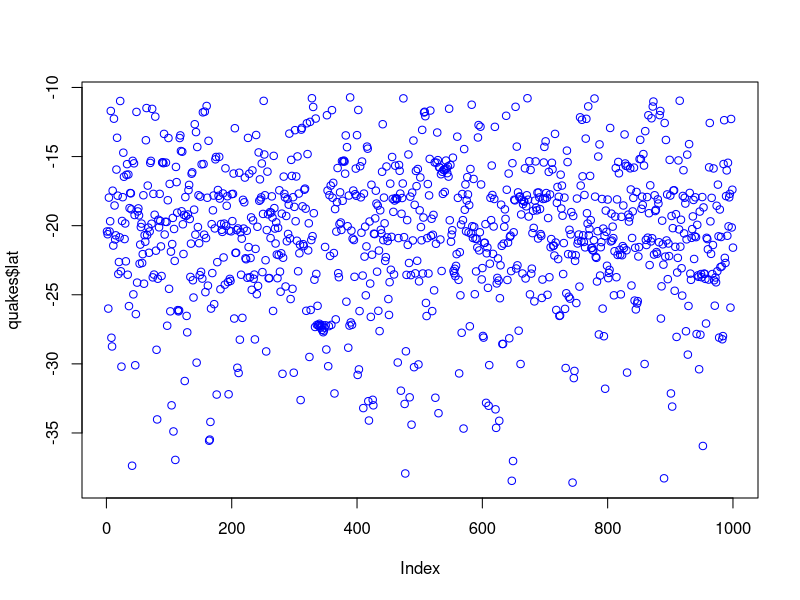
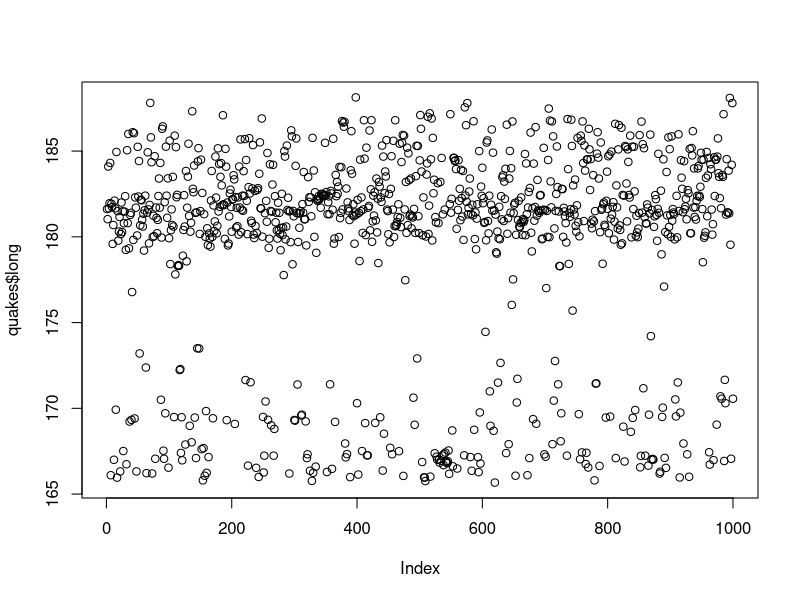
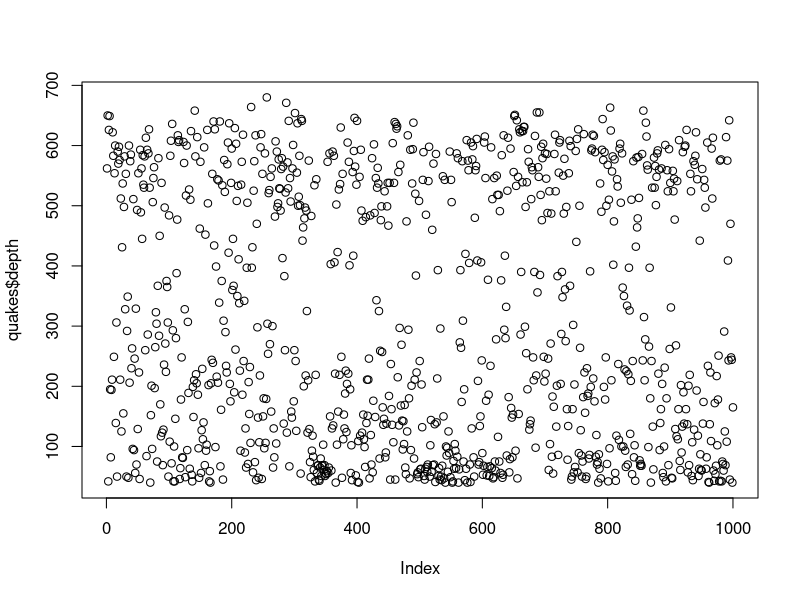
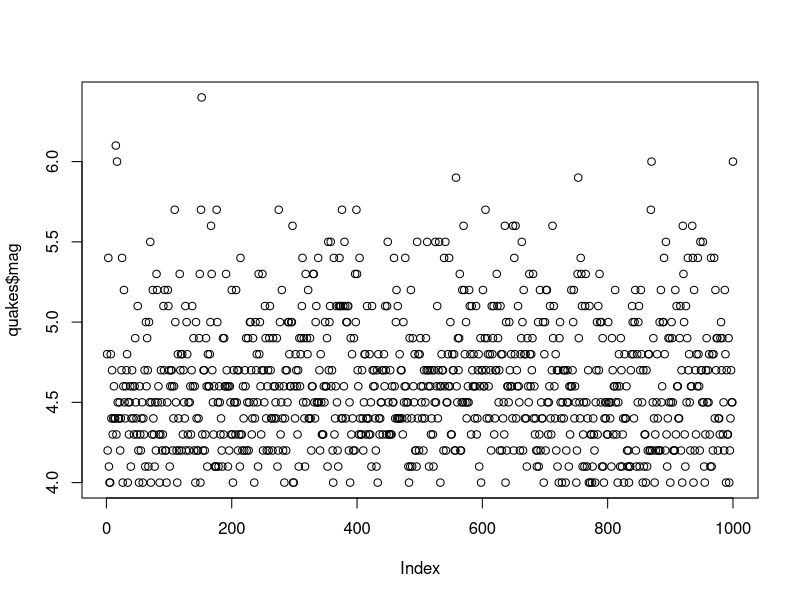
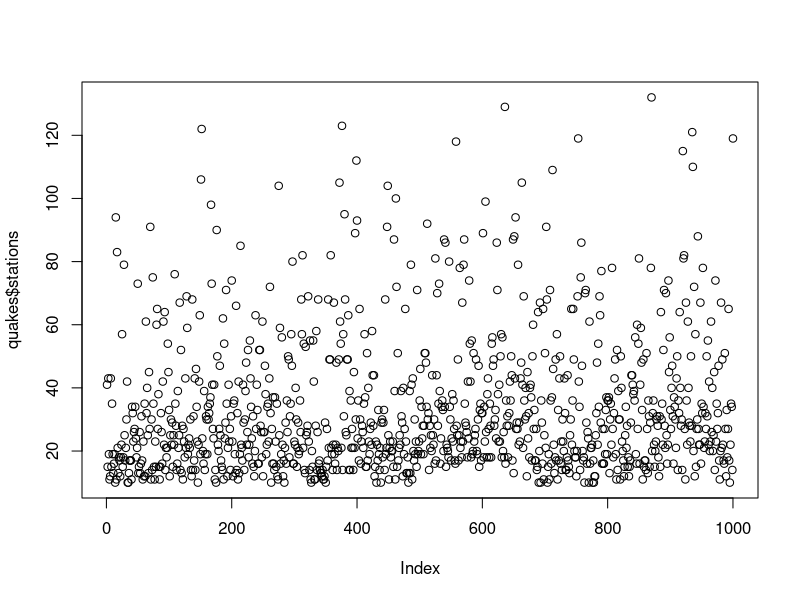
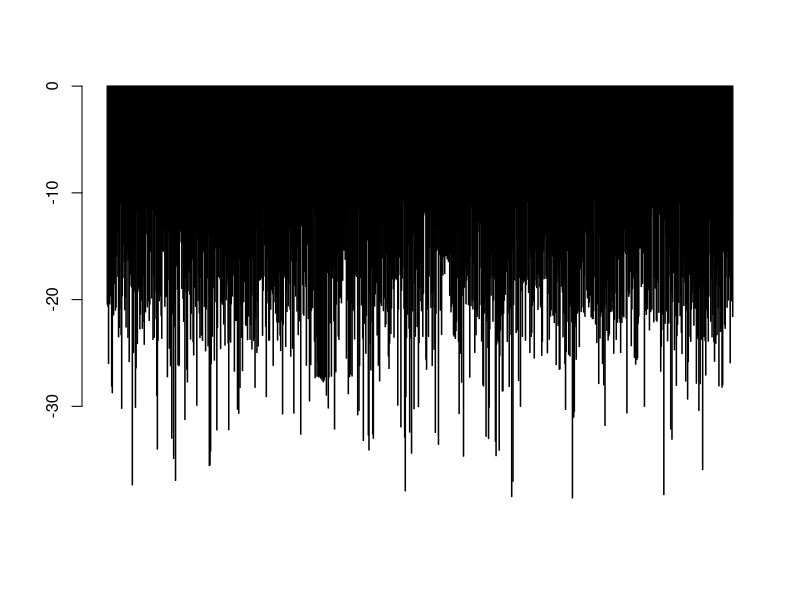
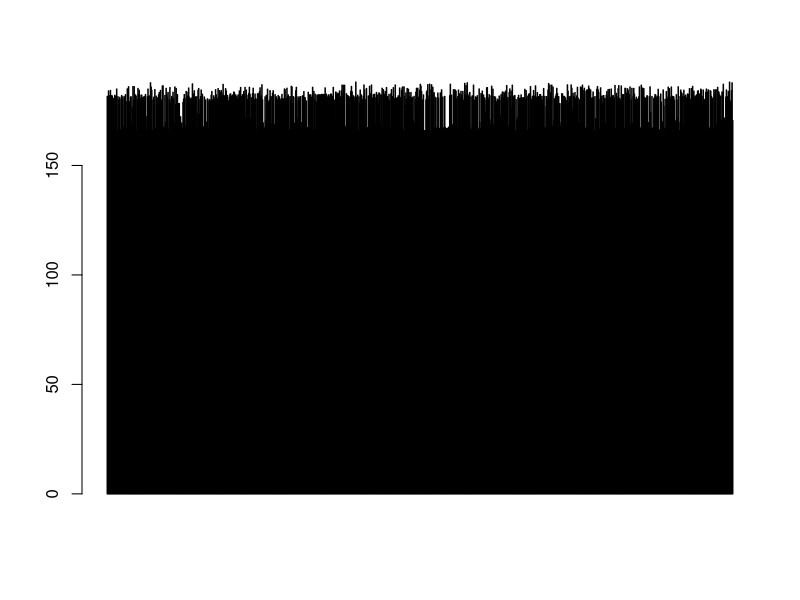
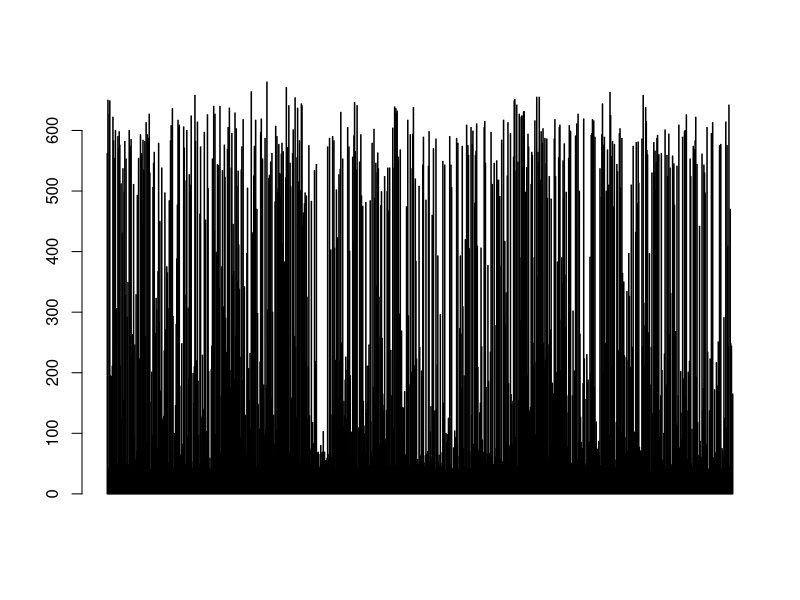

R code for these plots, in order:
# quakes
bhupal <- datasets::quakes
# first 10 reading of quakes
head(quakes,10)
# last 10 readings of quakes
tail(quakes,15)
#columns
bhupal[,c(1:3)]
df <- quakes[,-6]
#summary of quakes 
summary(quakes[,-2])
#summary of the lat
summary(quakes$lat)
#summary of the depth
summary(quakes$long)
#summary of the mag
summary(quakes$depth)
#summary of the stations
summary(quakes$stations)
#plotting
plot(quakes$lat,col='blue')
plot(quakes$long)
plot(quakes$depth)
plot(quakes$mag)
plot(quakes$stations)
# bar plot
barplot(quakes$lat)
barplot(quakes$long)
barplot(quakes$depth)
barplot(quakes$mag)
barplot(quakes$stations)
#histogram
hist(quakes$lat)
hist(quakes$long,col = 'green')
hist(quakes$depth,col='red')
hist(quakes$mag)
hist(quakes$stations)
# box plot
boxplot(quakes$lat)
boxplot(quakes$long)
boxplot(quakes$depth)
boxplot(quakes$stations,col = 'orange')
# multiple box plot
boxplot(quakes[,1:4],main='Multiple',col = 'black')
